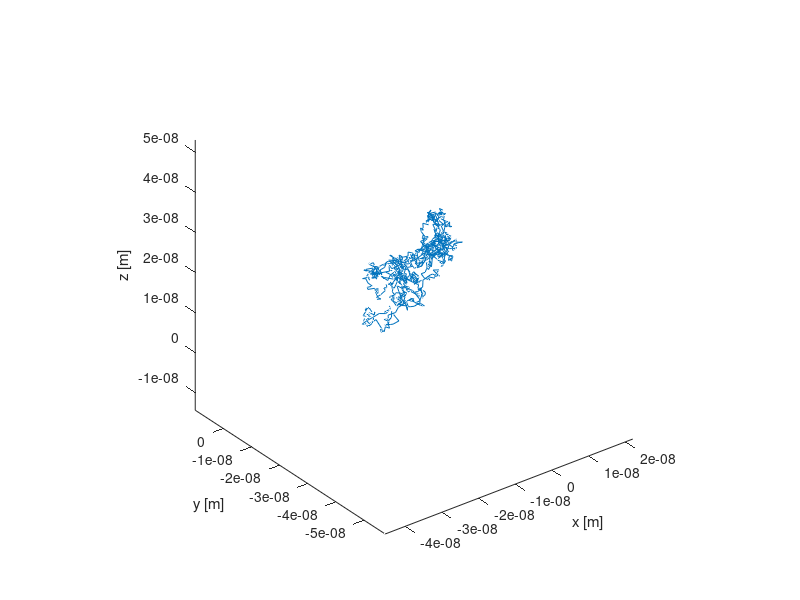

Write MATLAB code to recreate this figure.
clear;
clc;
kB = 1.38e-23; % Boltzmann constant [J/K]
R=1*10^-6;
N=1000;
eta=0.001;
y1=0;
x1=0;
z1=0;
kb=1.38*10^-23;
T=300;
Dt=1*10^-6
gamma = 6*pi*R*eta; % friction coefficient
D = kB*T/gamma; % diffusion coefficient
x(1)=x1;y(1)=y1;z(1)=z1; % initial condition
kx=1*10^-6;
ky=1*10^-6;
kz=0.2*10^-6
for i = 2:1:N
% Deterministic step
x(i) = x(i-1) - kx*Dt/gamma*x(i-1);
y(i) = y(i-1) - ky*Dt/gamma*y(i-1);
z(i) = z(i-1) - kz*Dt/gamma*z(i-1);
% Diffusive step
x(i) = x(i) + sqrt(2*D*Dt)*randn();
y(i) = y(i) + sqrt(2*D*Dt)*randn();
z(i) = z(i) + sqrt(2*D*Dt)*randn();
end
t = [0:Dt:(N-1)*Dt];
figure
plot3(x,y,z)
xlabel('x [m]')
ylabel('y [m]')
zlabel('z [m]')
axis equal;
